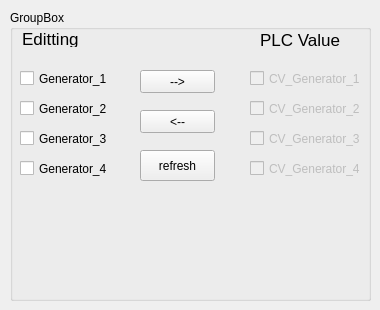
      <widget class="QWidget" name="genConfig">
       <attribute name="title">
        <string>Generator</string>
       </attribute>
       <widget class="QGroupBox" name="groupBox_7">
        <property name="geometry">
         <rect>
          <x>10</x>
          <y>10</y>
          <width>361</width>
          <height>291</height>
         </rect>
        </property>
        <property name="title">
         <string>GroupBox</string>
        </property>
        <widget class="QCheckBox" name="checkBox_GenEnable_1">
         <property name="geometry">
          <rect>
           <x>10</x>
           <y>60</y>
           <width>91</width>
           <height>17</height>
          </rect>
         </property>
         <property name="text">
          <string>Generator_1</string>
         </property>
        </widget>
        <widget class="QLabel" name="PLC_Value_Label">
         <property name="geometry">
          <rect>
           <x>250</x>
           <y>20</y>
           <width>91</width>
           <height>20</height>
          </rect>
         </property>
         <property name="font">
          <font>
           <pointsize>13</pointsize>
          </font>
         </property>
         <property name="text">
          <string>PLC Value</string>
         </property>
        </widget>
        <widget class="QLabel" name="label_142">
         <property name="geometry">
          <rect>
           <x>12</x>
           <y>20</y>
           <width>81</width>
           <height>17</height>
          </rect>
         </property>
         <property name="font">
          <font>
           <pointsize>13</pointsize>
          </font>
         </property>
         <property name="text">
          <string>Editting</string>
         </property>
        </widget>
        <widget class="QCheckBox" name="checkBox_GenEnable_2">
         <property name="geometry">
          <rect>
           <x>10</x>
           <y>90</y>
           <width>91</width>
           <height>17</height>
          </rect>
         </property>
         <property name="text">
          <string>Generator_2</string>
         </property>
        </widget>
        <widget class="QCheckBox" name="checkBox_GenEnable_3">
         <property name="geometry">
          <rect>
           <x>10</x>
           <y>120</y>
           <width>91</width>
           <height>17</height>
          </rect>
         </property>
         <property name="text">
          <string>Generator_3</string>
         </property>
        </widget>
        <widget class="QCheckBox" name="checkBox_GenEnable_4">
         <property name="geometry">
          <rect>
           <x>10</x>
           <y>150</y>
           <width>91</width>
           <height>17</height>
          </rect>
         </property>
         <property name="text">
          <string>Generator_4</string>
         </property>
        </widget>
        <widget class="QCheckBox" name="CV_GenEnable_1">
         <property name="enabled">
          <bool>false</bool>
         </property>
         <property name="geometry">
          <rect>
           <x>240</x>
           <y>60</y>
           <width>111</width>
           <height>17</height>
          </rect>
         </property>
         <property name="text">
          <string>CV_Generator_1</string>
         </property>
         <property name="checkable">
          <bool>true</bool>
         </property>
        </widget>
        <widget class="QCheckBox" name="CV_GenEnable_2">
         <property name="enabled">
          <bool>false</bool>
         </property>
         <property name="geometry">
          <rect>
           <x>240</x>
           <y>90</y>
           <width>111</width>
           <height>17</height>
          </rect>
         </property>
         <property name="text">
          <string>CV_Generator_2</string>
         </property>
        </widget>
        <widget class="QCheckBox" name="CV_GenEnable_3">
         <property name="enabled">
          <bool>false</bool>
         </property>
         <property name="geometry">
          <rect>
           <x>240</x>
           <y>120</y>
           <width>111</width>
           <height>17</height>
          </rect>
         </property>
         <property name="text">
          <string>CV_Generator_3</string>
         </property>
        </widget>
        <widget class="QCheckBox" name="CV_GenEnable_4">
         <property name="enabled">
          <bool>false</bool>
         </property>
         <property name="geometry">
          <rect>
           <x>240</x>
           <y>150</y>
           <width>111</width>
           <height>17</height>
          </rect>
         </property>
         <property name="text">
          <string>CV_Generator_4</string>
         </property>
        </widget>
        <widget class="QPushButton" name="btn_setGenEnable">
         <property name="geometry">
          <rect>
           <x>130</x>
           <y>60</y>
           <width>75</width>
           <height>23</height>
          </rect>
         </property>
         <property name="text">
          <string>--&gt;</string>
         </property>
        </widget>
        <widget class="QPushButton" name="btn_getGenEnableStatus">
         <property name="enabled">
          <bool>true</bool>
         </property>
         <property name="geometry">
          <rect>
           <x>130</x>
           <y>140</y>
           <width>75</width>
           <height>31</height>
          </rect>
         </property>
         <property name="text">
          <string>refresh</string>
         </property>
        </widget>
        <widget class="QPushButton" name="btn_undoGenEnable">
         <property name="geometry">
          <rect>
           <x>130</x>
           <y>100</y>
           <width>75</width>
           <height>23</height>
          </rect>
         </property>
         <property name="text">
          <string>&lt;--</string>
         </property>
        </widget>
       </widget>
      </widget>
